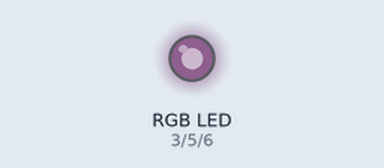
The sketch below on a simulated Arduino Uno, built with avr-gcc and run on an emulated ATmega328P. On the bench: an RGB LED mixed from three pins (HIGH = lit). Dim RGB values are drawn brighter than linear.

Above: at 0.05 s.
At 0.5 s:
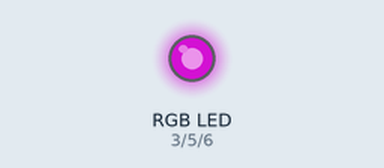
At 0.95 s:
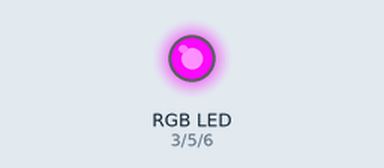
At 1.3 s:
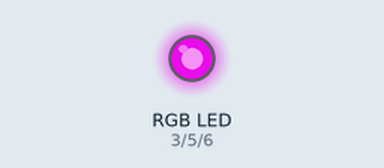
At 1.75 s:
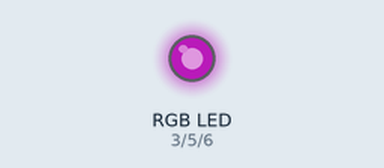
Timing chart, 0 to 4.7 s (numbered marks = the images above):
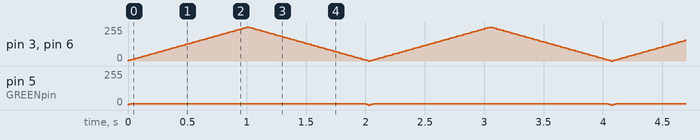

Measured:
- by itself, pin 5 (GREENpin): repeats every 2.0 s: 10/255 2.0 s, 5/255 0.02 s, 0/255 0.02 s, 5/255 0.02 s

The sketch:

rgb_led.ino
```cpp
int REDpin = 3;
int GREENpin = 5;
int BLUEpin = 6;
int br = 0;
int incr  = 5;

void setup(){
  pinMode(REDpin, OUTPUT);
  pinMode(GREENpin, OUTPUT);
  pinMode(BLUEpin, OUTPUT);
  Serial.begin(9600);
}

void loop(){
  br = br + incr;
  if (br <= 0 || br >= 255){
    incr = -incr;
  }

  br = constrain(br, 0, 255);
  analogWrite(REDpin, br);
  analogWrite(GREENpin, constrain(br, 0, 10));
  analogWrite(BLUEpin, br);

  delay(20);
}
```
